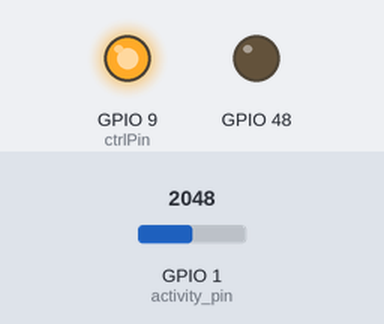
A sketch run on a simulated ESP32-S3. Parts: output pins drawn as LEDs (lit = HIGH). Inputs (shaded band) come from the test bench; at power-on: GPIO 1 (activity_pin) = 2048. What the sketch prints to the serial monitor is not drawn.

Above: at 4.8 s.
4.9 s: GPIO 1 (activity_pin) set to 492
6.4 s: GPIO 1 (activity_pin) set to 437
At 7.6 s:
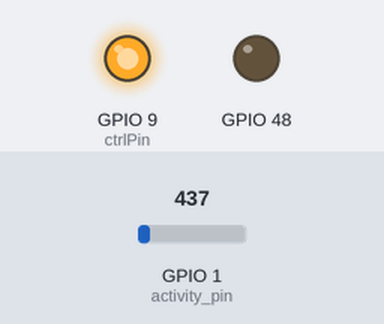
7.9 s: GPIO 1 (activity_pin) set to 491
At 8.6 s:
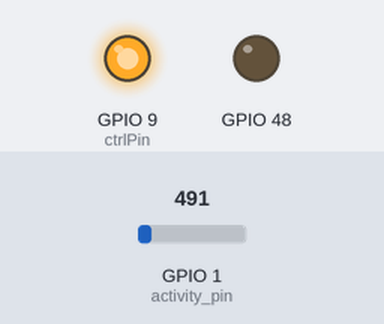
Timing chart, 0 to 10.9 s (numbered marks = the images above; inputs shaded):
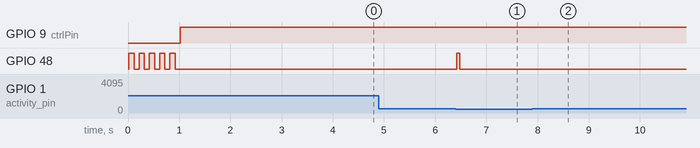

The sketch:

Arduino_CTRL_MOSFET.ino
```cpp
// (licence header left out)
////////////////////////////
#define LOW_POWER
//#define CONTINUOUS_TEST
//#define TEST_DISPLAY
//#define SHOW_LOW_POWER_CYCLE
//#define TEST_ACTIVITY_PIN1 A1
//#define TEST_ACTIVITY_PIN2 A2

#ifdef LOW_POWER
// you need the LowPower library from RocketScream
// https://github.com/rocketscream/Low-Power
#include "LowPower.h"
#endif

// MOSFET Gate on pin 9
#define ctrlPin  9
// monitor activity (HIGH level) on pin A0
#define activity_pin A0
// there can still be some voltage at LOW state from ESP32 activity_pin, so we set a threshold
#define ACTIVITY_THRESHOLD 465 // about 1500mV
// safe guard set to 2000ms, i.e. activity pin should be low for at least 2000ms to cut power
#define min_low_period 2000

// set here the off period, typically 1h=60*60*1000L for instance
// for test -> 30s = 30*1000L
// for test -> 10mins = 10*60*1000L
unsigned long offPeriod = 10*60*1000L;

// set here the on period, typically 2mins for instance
// 2mins = 2x60000ms
// if activity_pin is defined, onPeriod has no effect
unsigned long onPeriod = 2*60*1000L;

#define BOOT_START_MSG  "\nArduino control for LoRaCAM-AI Sensor – Feb. 14th, 2025. C. Pham, UPPA, France\n"

void lowPower(unsigned long time_ms) {

  unsigned long waiting_t=time_ms;

#ifdef LOW_POWER
  while (waiting_t>0) {

    // ATmega2560, ATmega328P, ATmega168, ATmega32U4
    // each wake-up introduces an overhead of about 158ms
    // new adjustment measured on Feb. 9th, 2025
    if (waiting_t > 8872) {
      LowPower.powerDown(SLEEP_8S, ADC_OFF, BOD_OFF);
      waiting_t = waiting_t - 8872;
#ifdef SHOW_LOW_POWER_CYCLE
      Serial.print("8\n");
#endif
    } else if (waiting_t > 4446) {
      LowPower.powerDown(SLEEP_4S, ADC_OFF, BOD_OFF);
      waiting_t = waiting_t - 4446;
#ifdef SHOW_LOW_POWER_CYCLE
      Serial.print("4\n");
#endif
    } else if (waiting_t > 2158) {
      LowPower.powerDown(SLEEP_2S, ADC_OFF, BOD_OFF);
      waiting_t = waiting_t - 2158;
#ifdef SHOW_LOW_POWER_CYCLE
      Serial.print("2\n");
#endif
    } else if (waiting_t > 1500) {
      LowPower.powerDown(SLEEP_1S, ADC_OFF, BOD_OFF);
      waiting_t = waiting_t - 1500;
#ifdef SHOW_LOW_POWER_CYCLE
      Serial.print("1\n");
#endif
    } else {
      delay(waiting_t);
#ifdef SHOW_LOW_POWER_CYCLE
      Serial.print("D[");
      Serial.print(waiting_t);
      Serial.print("]\n");
#endif
      waiting_t = 0;
    }
#ifdef SHOW_LOW_POWER_CYCLE
    Serial.flush();
    delay(1);
#endif
  }
#else
  // use the delay function
  delay(waiting_t);
#endif // LOW_POWER
}

void blinkLed(uint8_t n, uint16_t t) {
    for (int i = 0; i < n; i++) {
        digitalWrite(LED_BUILTIN, HIGH);
        delay(t);;
        digitalWrite(LED_BUILTIN, LOW);
        delay(t);
    }
}

void setup() {
  Serial.begin(38400);
  // Print a start message
  Serial.print(BOOT_START_MSG);
  Serial.print("Using pin ");
  Serial.print(ctrlPin);
  Serial.println(" to drive the ESP32S3 module of LoRaCAM-AI");
  // set the digital pin as output:
  pinMode(ctrlPin, OUTPUT);
#ifdef activity_pin
  pinMode(activity_pin, INPUT);
#endif

#ifdef TEST_ACTIVITY_PIN1
  pinMode(TEST_ACTIVITY_PIN1, OUTPUT);
  // 75 * 0.01289 ~ 0.97V
  analogWrite(TEST_ACTIVITY_PIN1, 75);
#endif
#ifdef TEST_ACTIVITY_PIN2
  pinMode(TEST_ACTIVITY_PIN2, OUTPUT);
  // 132 ~ 1.7V
  analogWrite(TEST_ACTIVITY_PIN2, 132);
#endif
  pinMode(LED_BUILTIN, OUTPUT);
}

void loop() {

  unsigned long startTime = millis();

  blinkLed(5, 100);

  Serial.print("start time: ");
  Serial.println(startTime);
  Serial.println("power ON");

  // power on the ESP32 through the MOSFET
  digitalWrite(ctrlPin, HIGH);

#ifdef activity_pin
  // wait for the ESP32 to announce its activity
  Serial.println("safe delay 3s");
  delay(3000);

  bool isHIGH = false;
  bool low_power_esp32 = false;
  uint8_t stateCount = 0;
  uint16_t pinVal;
  unsigned long low_t0=0L;

#ifdef CONTINUOUS_TEST
  while (1) {

    // reset needed when in continuous test mode
    if (analogRead(activity_pin) && low_power_esp32)
      low_power_esp32 = false;
#endif

    // set the initial value in case the activity pin is in a given level on start or wake-up
    if (analogRead(activity_pin))
      isHIGH = false;
    else
      isHIGH = true;

    while (!low_power_esp32) {
      if ((pinVal=analogRead(activity_pin)) > ACTIVITY_THRESHOLD)
        if (!isHIGH) {
          isHIGH = true;
          delay(1);
          pinVal=analogRead(activity_pin);
          low_t0 = 0;
          Serial.print("HIGH");
          Serial.println(pinVal);
        }
        else {
          if (++stateCount == 60) {
            stateCount = 0;
#ifdef TEST_DISPLAY
            Serial.println(".");
#endif
          }
          else {
#ifdef TEST_DISPLAY
            Serial.print(".");
#endif
          }
        }
      else
        if (isHIGH) {
          isHIGH = false;
          Serial.print("LOW");
          Serial.println(pinVal);
          low_t0 = millis();
          blinkLed(1, 50);
        }
        else {
          if (++stateCount == 60) {
            stateCount = 0;
#ifdef TEST_DISPLAY
            Serial.println(".");
#endif
          }
          else {
#ifdef TEST_DISPLAY
            Serial.print(".");
#endif
          }
        }

      if (low_t0 && (millis() - low_t0) > min_low_period)
        low_power_esp32 = true;

      delay(50);
    }

    if (low_power_esp32) {
      Serial.println();
      Serial.print("activity_pin has been LOW for more than ");
      Serial.println(min_low_period);
      Serial.println("Disable ESP32");
    }
#ifdef CONTINUOUS_TEST
  }
#endif
#else // esp32_activity_pin
  // keep looping to power the ESP32 slave
  while (millis()-startTime < onPeriod)
    ;
#endif // esp32_activity_pin

  Serial.print("stop time: ");
  Serial.println(millis());
  Serial.println("power OFF");

  // guard time
  delay(500);
  // power off the ESP32 through the MOSFET
  digitalWrite(ctrlPin, LOW);

  Serial.println("go to deep sleep");
  Serial.flush();
  blinkLed(4, 400);
  // here, normally, go deep sleep
  lowPower(offPeriod);
}
```

Measured:
- after the input at 4.9 s, every drawn part: stays the same
- after the input at 6.4 s, GPIO 48: LOW → HIGH at once, → LOW 0.05 s later
- after the input at 7.9 s, GPIO 9 (ctrlPin): stays HIGH (without the input it goes to LOW after 1.1 s); GPIO 48: stops changing and stays LOW
- by itself, GPIO 48: alternates HIGH for 0.10 s and LOW for 0.10 s, 10 changes in all, then stays LOW
